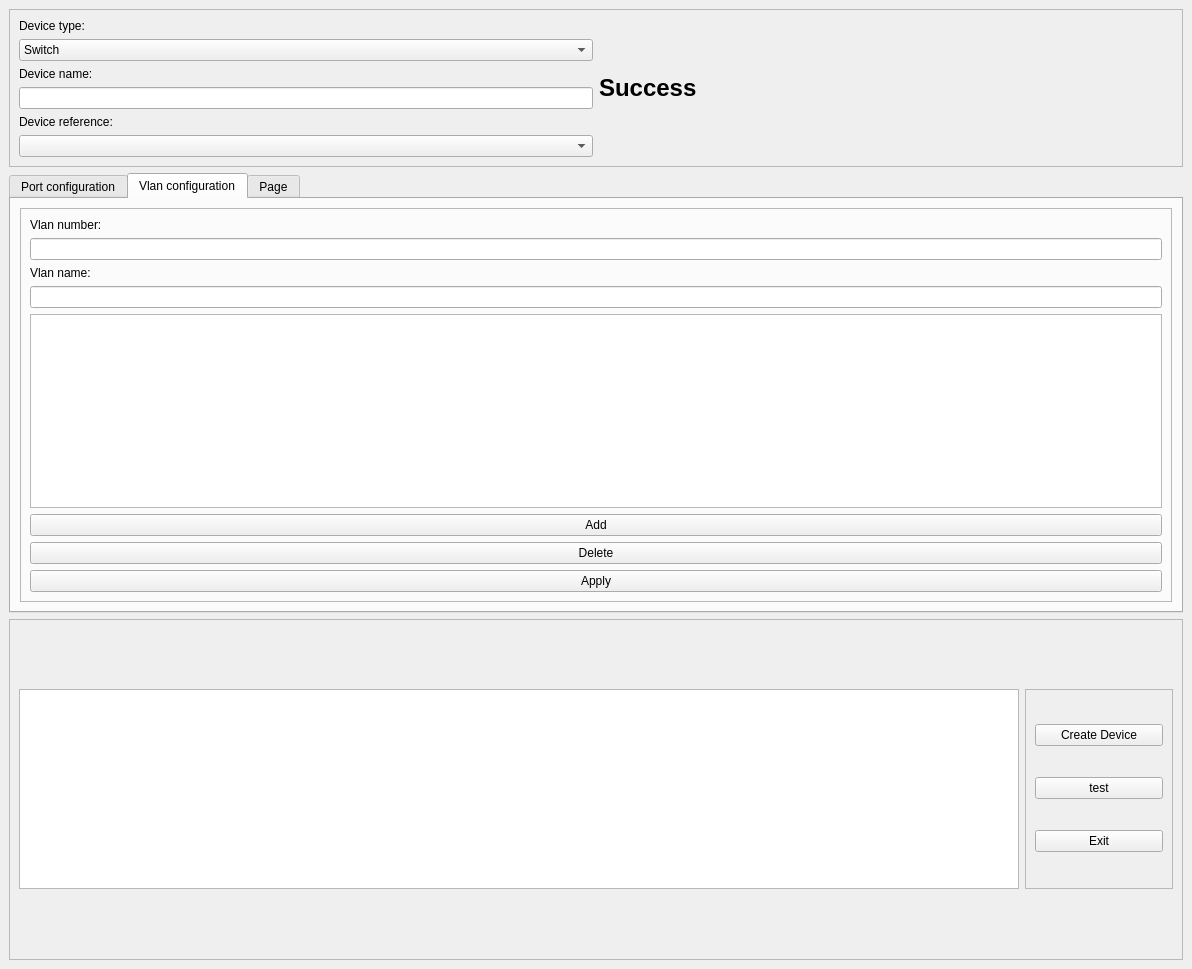
<?xml version="1.0" encoding="UTF-8"?>
<ui version="4.0">
 <class>MainWindow</class>
 <widget class="QMainWindow" name="MainWindow">
  <property name="enabled">
   <bool>true</bool>
  </property>
  <property name="geometry">
   <rect>
    <x>0</x>
    <y>0</y>
    <width>1192</width>
    <height>969</height>
   </rect>
  </property>
  <property name="windowTitle">
   <string>MainWindow</string>
  </property>
  <widget class="QWidget" name="centralwidget">
   <layout class="QVBoxLayout" name="verticalLayout_6">
    <item>
     <widget class="QFrame" name="frame_2">
      <property name="frameShape">
       <enum>QFrame::StyledPanel</enum>
      </property>
      <property name="frameShadow">
       <enum>QFrame::Raised</enum>
      </property>
      <layout class="QGridLayout" name="gridLayout_2">
       <item row="0" column="0">
        <widget class="QLabel" name="label_2">
         <property name="text">
          <string>Device type:</string>
         </property>
        </widget>
       </item>
       <item row="1" column="0">
        <widget class="QComboBox" name="CB_device_type">
         <property name="editable">
          <bool>false</bool>
         </property>
         <item>
          <property name="text">
           <string>Switch</string>
          </property>
         </item>
         <item>
          <property name="text">
           <string>Router</string>
          </property>
         </item>
        </widget>
       </item>
       <item row="2" column="0">
        <widget class="QLabel" name="label">
         <property name="text">
          <string>Device name:</string>
         </property>
        </widget>
       </item>
       <item row="2" column="1" rowspan="2">
        <widget class="QLabel" name="L_success">
         <property name="enabled">
          <bool>true</bool>
         </property>
         <property name="sizePolicy">
          <sizepolicy hsizetype="Expanding" vsizetype="Expanding">
           <horstretch>0</horstretch>
           <verstretch>0</verstretch>
          </sizepolicy>
         </property>
         <property name="font">
          <font>
           <family>MS Sans Serif</family>
           <pointsize>18</pointsize>
           <weight>75</weight>
           <bold>true</bold>
          </font>
         </property>
         <property name="text">
          <string>Success</string>
         </property>
        </widget>
       </item>
       <item row="3" column="0">
        <widget class="QLineEdit" name="LE_device_name">
         <property name="clearButtonEnabled">
          <bool>false</bool>
         </property>
        </widget>
       </item>
       <item row="4" column="0">
        <widget class="QLabel" name="label_3">
         <property name="text">
          <string>Device reference: </string>
         </property>
        </widget>
       </item>
       <item row="5" column="0">
        <widget class="QComboBox" name="CB_device_ref"/>
       </item>
      </layout>
     </widget>
    </item>
    <item>
     <widget class="QTabWidget" name="tabWidget">
      <property name="currentIndex">
       <number>1</number>
      </property>
      <widget class="QWidget" name="Port_config_tab">
       <attribute name="title">
        <string>Port configuration</string>
       </attribute>
       <layout class="QVBoxLayout" name="verticalLayout">
        <item>
         <widget class="QFrame" name="Port_config_frame">
          <property name="enabled">
           <bool>true</bool>
          </property>
          <property name="frameShape">
           <enum>QFrame::StyledPanel</enum>
          </property>
          <property name="frameShadow">
           <enum>QFrame::Raised</enum>
          </property>
          <layout class="QGridLayout" name="gridLayout">
           <item row="0" column="0">
            <widget class="QLabel" name="label_6">
             <property name="maximumSize">
              <size>
               <width>16777215</width>
               <height>50</height>
              </size>
             </property>
             <property name="text">
              <string>Ports :</string>
             </property>
            </widget>
           </item>
           <item row="1" column="0" rowspan="2">
            <widget class="QListWidget" name="LW_ports">
             <property name="editTriggers">
              <set>QAbstractItemView::DoubleClicked|QAbstractItemView::EditKeyPressed</set>
             </property>
             <property name="selectionMode">
              <enum>QAbstractItemView::MultiSelection</enum>
             </property>
            </widget>
           </item>
           <item row="1" column="1">
            <widget class="QFrame" name="frame">
             <property name="frameShape">
              <enum>QFrame::StyledPanel</enum>
             </property>
             <property name="frameShadow">
              <enum>QFrame::Raised</enum>
             </property>
             <layout class="QVBoxLayout" name="verticalLayout_3">
              <item>
               <widget class="QLabel" name="label_4">
                <property name="text">
                 <string>Interface Mode:</string>
                </property>
               </widget>
              </item>
              <item>
               <widget class="QRadioButton" name="RB_mode_access">
                <property name="text">
                 <string>Acces</string>
                </property>
               </widget>
              </item>
              <item>
               <widget class="QRadioButton" name="RB_mode_trunk">
                <property name="text">
                 <string>Trunk</string>
                </property>
               </widget>
              </item>
              <item>
               <widget class="QLabel" name="label_5">
                <property name="text">
                 <string>allowed Vlans (numbers) :</string>
                </property>
               </widget>
              </item>
              <item>
               <widget class="QLineEdit" name="LE_allowedvlans">
                <property name="maximumSize">
                 <size>
                  <width>300</width>
                  <height>20</height>
                 </size>
                </property>
               </widget>
              </item>
              <item>
               <widget class="QLabel" name="label_9">
                <property name="maximumSize">
                 <size>
                  <width>300</width>
                  <height>20</height>
                 </size>
                </property>
                <property name="text">
                 <string>native Vlan</string>
                </property>
               </widget>
              </item>
              <item>
               <widget class="QLineEdit" name="LE_nativevlan">
                <property name="maximumSize">
                 <size>
                  <width>300</width>
                  <height>20</height>
                 </size>
                </property>
               </widget>
              </item>
             </layout>
            </widget>
           </item>
          </layout>
         </widget>
        </item>
       </layout>
      </widget>
      <widget class="QWidget" name="Vlan_config_tab">
       <attribute name="title">
        <string>Vlan configuration</string>
       </attribute>
       <layout class="QVBoxLayout" name="verticalLayout_2">
        <item>
         <widget class="QFrame" name="frame_4">
          <property name="frameShape">
           <enum>QFrame::StyledPanel</enum>
          </property>
          <property name="frameShadow">
           <enum>QFrame::Raised</enum>
          </property>
          <layout class="QVBoxLayout" name="verticalLayout_4">
           <item>
            <widget class="QLabel" name="label_8">
             <property name="text">
              <string>Vlan number:</string>
             </property>
            </widget>
           </item>
           <item>
            <widget class="QLineEdit" name="LE_vlannb"/>
           </item>
           <item>
            <widget class="QLabel" name="label_7">
             <property name="text">
              <string>Vlan name:</string>
             </property>
            </widget>
           </item>
           <item>
            <widget class="QLineEdit" name="LE_name_vlan"/>
           </item>
           <item>
            <widget class="QListWidget" name="LW_vlans">
             <property name="selectionMode">
              <enum>QAbstractItemView::MultiSelection</enum>
             </property>
            </widget>
           </item>
           <item>
            <widget class="QPushButton" name="B_add_vlans">
             <property name="text">
              <string>Add</string>
             </property>
            </widget>
           </item>
           <item>
            <widget class="QPushButton" name="B_delete_vlans">
             <property name="text">
              <string>Delete</string>
             </property>
            </widget>
           </item>
           <item>
            <widget class="QPushButton" name="B_apply_vlans">
             <property name="text">
              <string>Apply</string>
             </property>
            </widget>
           </item>
          </layout>
         </widget>
        </item>
       </layout>
      </widget>
      <widget class="QWidget" name="Nat_config_tab">
       <attribute name="title">
        <string>Page</string>
       </attribute>
      </widget>
     </widget>
    </item>
    <item>
     <widget class="QFrame" name="frame_3">
      <property name="maximumSize">
       <size>
        <width>1500</width>
        <height>700</height>
       </size>
      </property>
      <property name="frameShape">
       <enum>QFrame::StyledPanel</enum>
      </property>
      <property name="frameShadow">
       <enum>QFrame::Raised</enum>
      </property>
      <layout class="QGridLayout" name="gridLayout_3">
       <item row="0" column="0">
        <widget class="QPlainTextEdit" name="PTE_log">
         <property name="maximumSize">
          <size>
           <width>1000</width>
           <height>200</height>
          </size>
         </property>
        </widget>
       </item>
       <item row="0" column="1">
        <widget class="QFrame" name="frame_5">
         <property name="frameShape">
          <enum>QFrame::StyledPanel</enum>
         </property>
         <property name="frameShadow">
          <enum>QFrame::Raised</enum>
         </property>
         <layout class="QVBoxLayout" name="verticalLayout_5">
          <item>
           <widget class="QPushButton" name="B_create_device">
            <property name="text">
             <string>Create Device</string>
            </property>
           </widget>
          </item>
          <item>
           <widget class="QPushButton" name="test">
            <property name="text">
             <string>test</string>
            </property>
           </widget>
          </item>
          <item>
           <widget class="QPushButton" name="B_exit">
            <property name="text">
             <string>Exit</string>
            </property>
           </widget>
          </item>
         </layout>
        </widget>
       </item>
      </layout>
     </widget>
    </item>
   </layout>
  </widget>
 </widget>
 <resources/>
 <connections/>
</ui>
